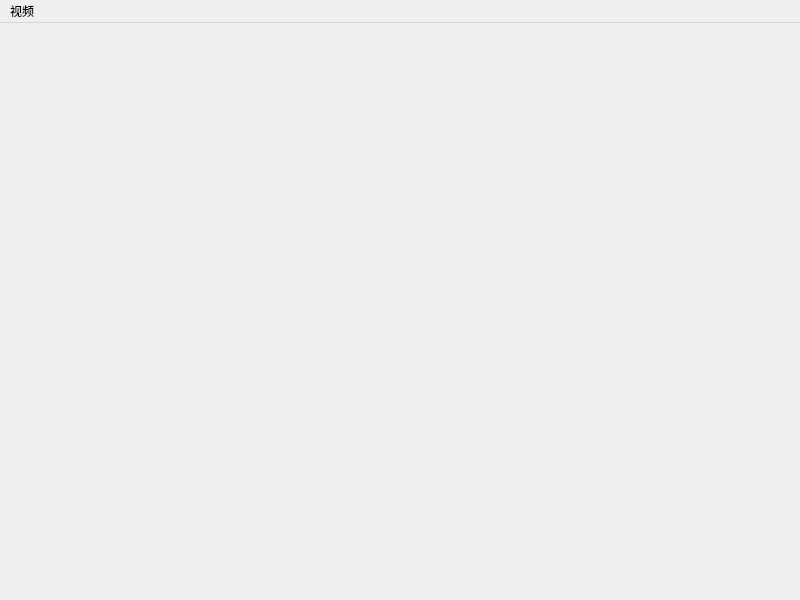
<?xml version="1.0" encoding="UTF-8"?>
<ui version="4.0">
 <class>XVideoViewTest</class>
 <widget class="QMainWindow" name="XVideoViewTest">
  <property name="geometry">
   <rect>
    <x>0</x>
    <y>0</y>
    <width>800</width>
    <height>600</height>
   </rect>
  </property>
  <property name="windowTitle">
   <string>XVideoViewTest</string>
  </property>
  <widget class="QWidget" name="centralwidget">
   <widget class="QLabel" name="videoLB">
    <property name="geometry">
     <rect>
      <x>100</x>
      <y>140</y>
      <width>441</width>
      <height>331</height>
     </rect>
    </property>
    <property name="text">
     <string/>
    </property>
   </widget>
   <widget class="QLabel" name="fpsLB">
    <property name="geometry">
     <rect>
      <x>20</x>
      <y>40</y>
      <width>50</width>
      <height>20</height>
     </rect>
    </property>
    <property name="styleSheet">
     <string notr="true"/>
    </property>
    <property name="text">
     <string/>
    </property>
   </widget>
  </widget>
  <widget class="QMenuBar" name="menuBar">
   <property name="geometry">
    <rect>
     <x>0</x>
     <y>0</y>
     <width>800</width>
     <height>21</height>
    </rect>
   </property>
   <widget class="QMenu" name="videomMenu">
    <property name="title">
     <string>视频</string>
    </property>
    <widget class="QMenu" name="menu_2">
     <property name="title">
      <string>倍数播放</string>
     </property>
     <addaction name="action0_5X"/>
     <addaction name="action0_75X"/>
     <addaction name="action1_0X"/>
     <addaction name="action1_25X"/>
     <addaction name="action1_5X"/>
     <addaction name="action2_0X"/>
     <addaction name="action3_0X"/>
    </widget>
    <addaction name="menu_2"/>
   </widget>
   <addaction name="videomMenu"/>
  </widget>
  <action name="action0_5X">
   <property name="text">
    <string>0.5X</string>
   </property>
  </action>
  <action name="action0_75X">
   <property name="text">
    <string>0.75X</string>
   </property>
  </action>
  <action name="action1_0X">
   <property name="text">
    <string>1.0X</string>
   </property>
  </action>
  <action name="action1_25X">
   <property name="text">
    <string>1.25X</string>
   </property>
  </action>
  <action name="action1_5X">
   <property name="text">
    <string>1.5X</string>
   </property>
  </action>
  <action name="action2_0X">
   <property name="text">
    <string>2.0X</string>
   </property>
  </action>
  <action name="action3_0X">
   <property name="text">
    <string>3.0X</string>
   </property>
  </action>
 </widget>
 <resources/>
 <connections/>
</ui>
